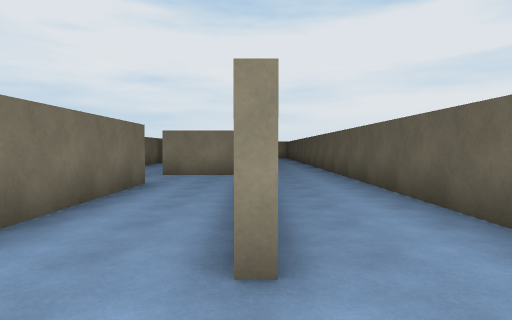
[1] (above)

24 first-person views from a walk through a scene from a Unity 3-D project. The camera is 1.5 m above the floor, tilts 2° down and sees 75° across. The floor is counted in squares, 2 m on a side. Each view is taken from the middle of a square. On the plan, view 1 faces up. The plan holds only what a view shows up to about 11 squares ahead; the rest is blank. The player is left out. Surface patterns are stand-ins for the level's own textures.

[2]
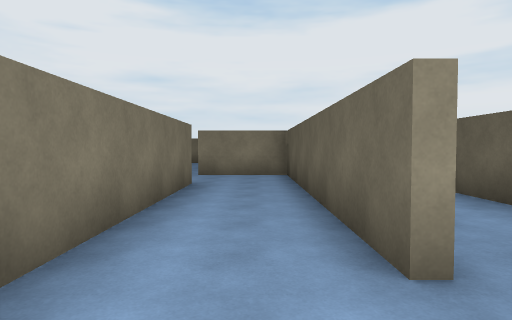

[3]
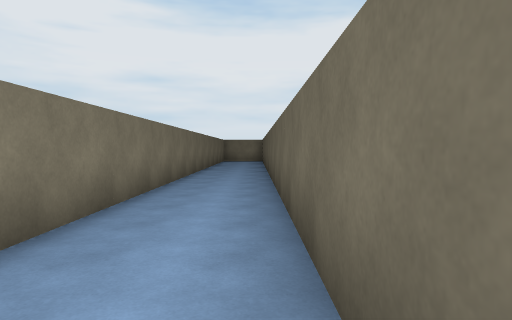

[4]
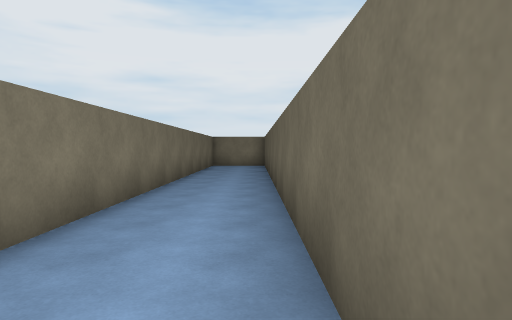

[5]
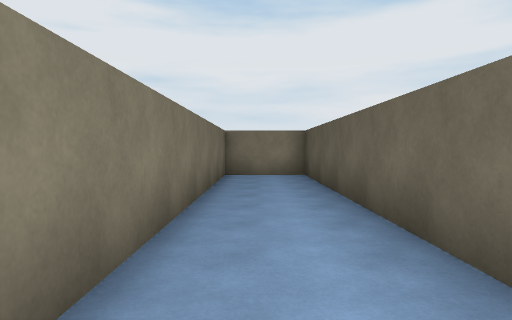

[6]
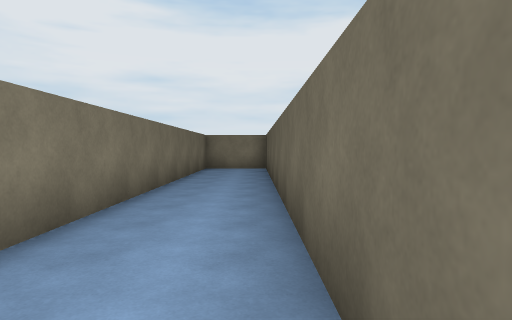

[7]
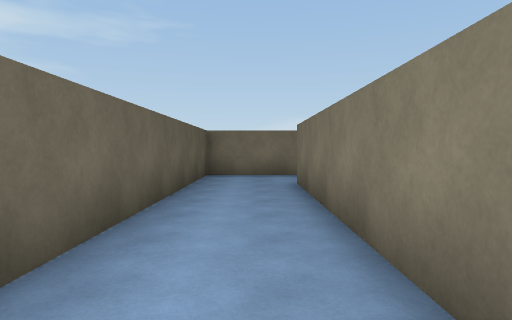

[8]
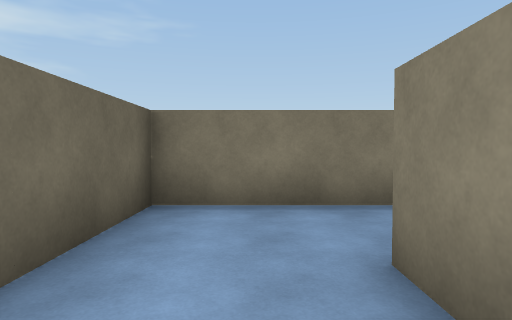

[9]
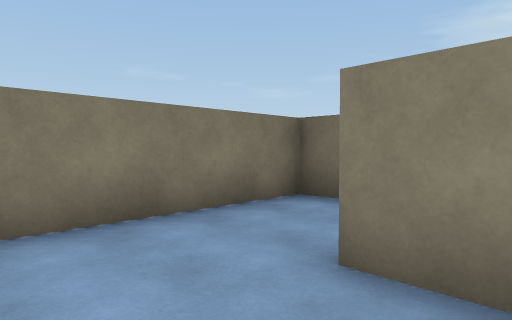

[10]
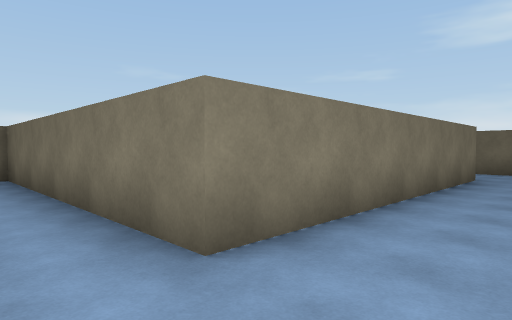

[11]
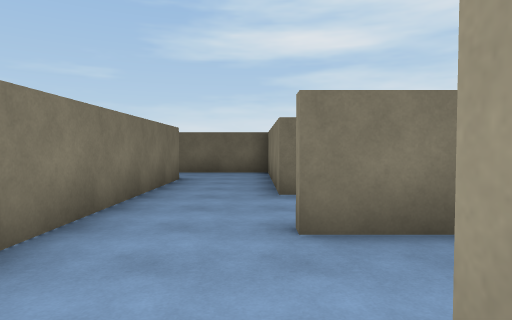

[12]
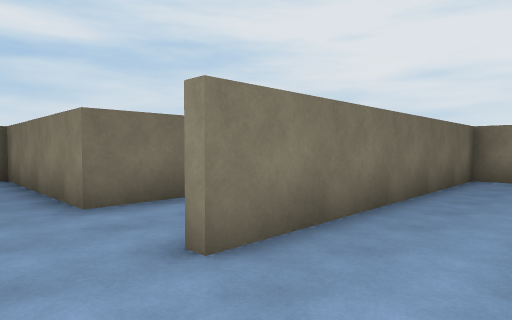

[13]
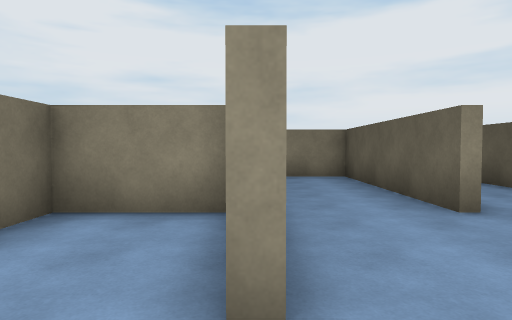

[14]
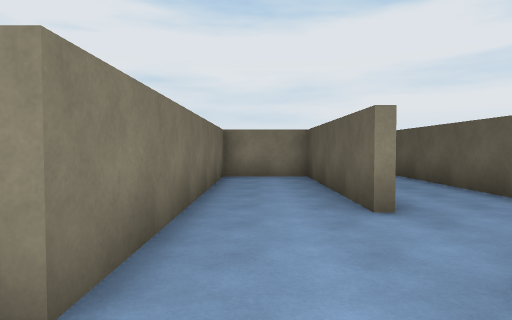

[15]
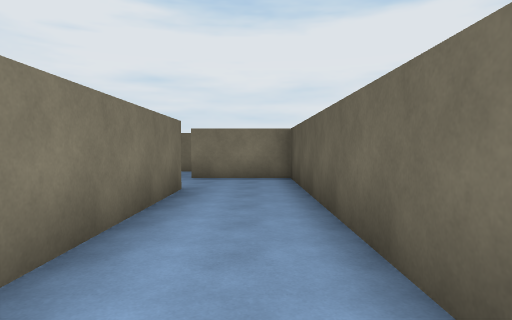

[16]
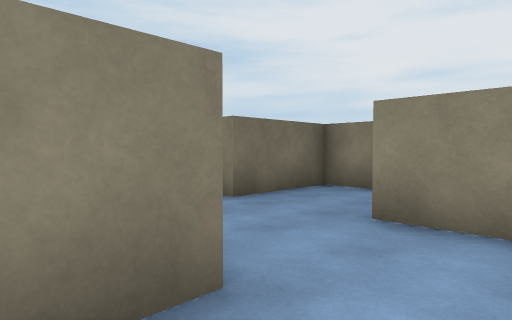

[17]
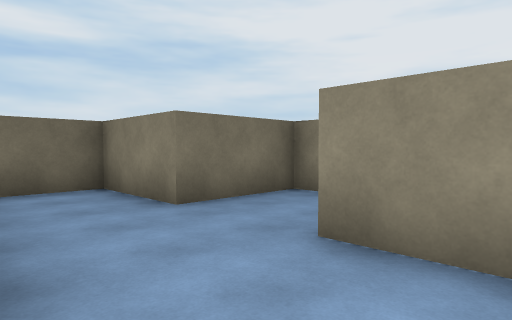

[18]
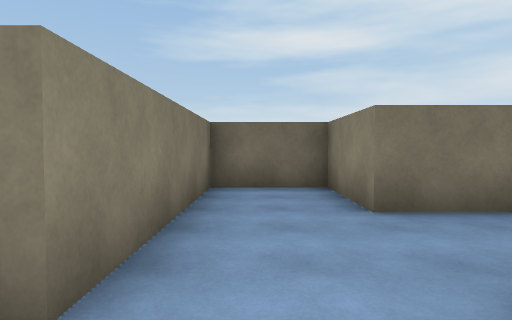

[19]
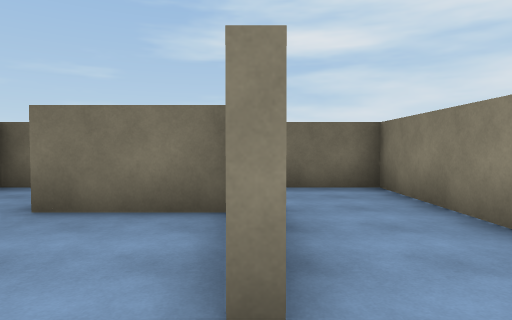

[20]
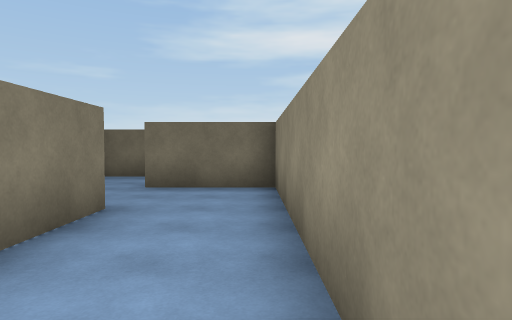

[21]
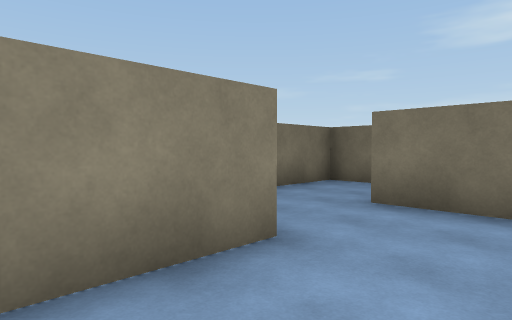

[22]
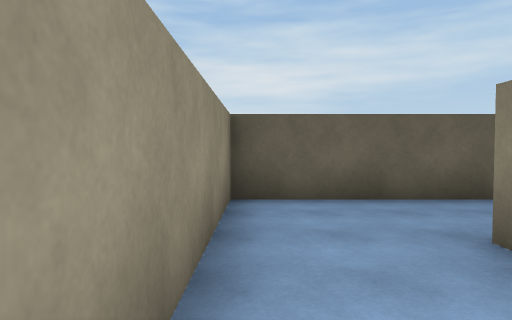

[23]
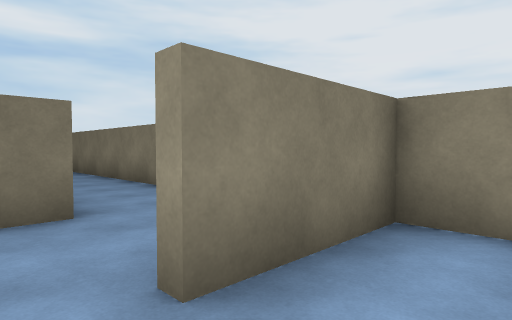

[24]
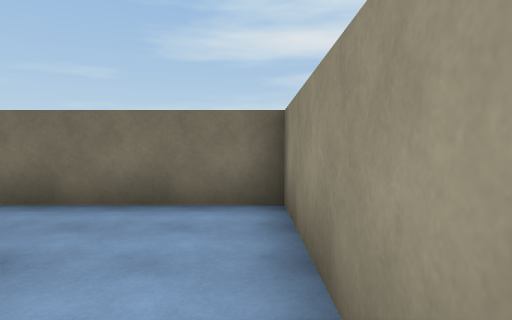

### Floor plan
Key: @ floor where view 1 was taken; # wall or solid block; . floor.
Columns run from 18 left of view 1 to 3 right of it. Each row starts with its distance up from view 1.
 25 #######   ############
 24  .......  #.......#..#
 23     ......#.......#..#
 22         #.#..###..#..#
 21         #....#....#..#
 20         ######..###..#
 19           #.......#..#
 18           ##......#..#
 17            #####..#..#
 16              #.#..#..#
 15              #.#..#..#
 14              #.#..#..#
 13              #.#..#..#
 12           ####.#..#..#
 11           #..#....#..#
 10      ######..#..###..#
  9      #............#..#
  8      #............#..#
  7      #..########..#..#
  6      #..       #..#..#
  5                #..#..#
  4                #..#..#
  3                #..#..#
  2                #..#..#
  1                #.....#
  0                #..@..#
 -1                #######

Positions as (right, up) in squares from view 1, and headings:
1: (0, 0), facing up
2: (-1, 0), facing up
3: (2, 5), facing up
4: (2, 10), facing up
5: (1, 15), facing up
6: (2, 12), facing up
7: (1, 9), facing down
8: (1, 4), facing down
9: (2, 3), facing down-left
10: (-1, 9), facing down-left
11: (-2, 9), facing left
12: (-3, 8), facing up-left
13: (-5, 8), facing up
14: (-4, 8), facing up
15: (-1, 11), facing up
16: (-1, 16), facing up-left
17: (-1, 17), facing up-left
18: (-1, 18), facing left
19: (-1, 22), facing left
20: (-1, 24), facing left
21: (-3, 24), facing down-left
22: (-5, 24), facing right
23: (-6, 21), facing up-left
24: (-8, 9), facing left
